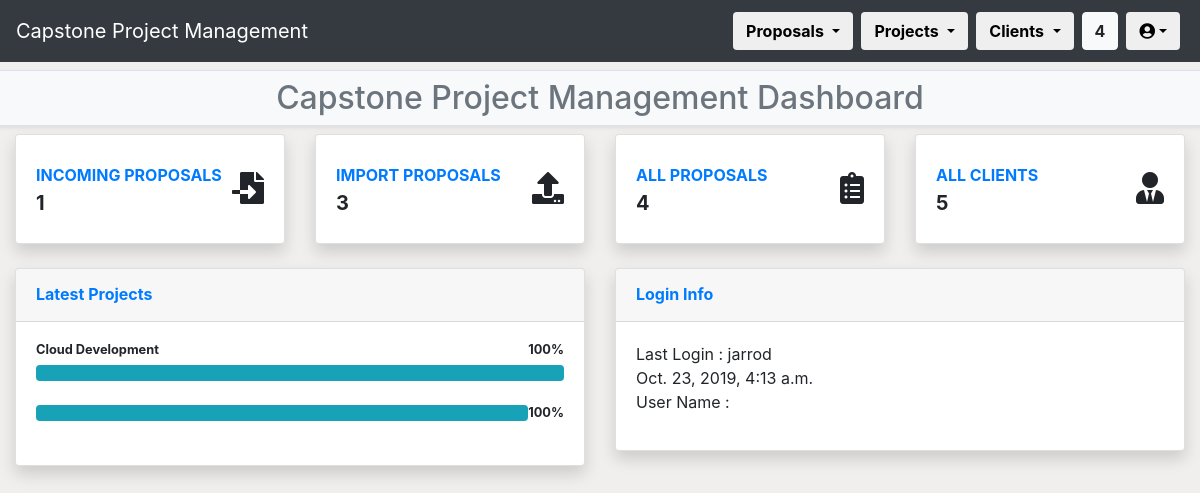
/CPPMS/index/ (signed in), run on an earlier commit of the app's database.
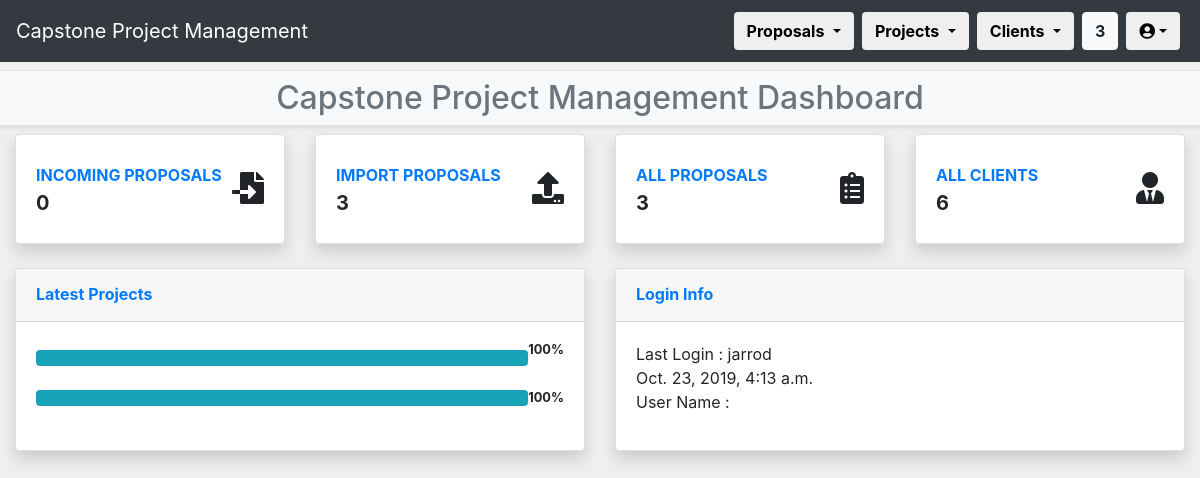
And on a later commit of the database.
### CPPMS/models.py (models this page shows, shortened)
class Project(models.Model):
    title = models.CharField(max_length=128, default="", unique=True)
    created_at = models.DateTimeField(auto_now_add=True)
    updated_at = models.DateTimeField(auto_now=True)
    category = models.CharField(max_length=128, default="")
    year = models.IntegerField(default="0000")
    completed = models.BooleanField(default=0)
    pass
    unit = models.ForeignKey(
        Unit,
        models.SET_NULL,
        blank=True,
        null=True
    )
    proposal = models.ForeignKey(
        Proposal,
        on_delete=models.CASCADE,
        blank=True,
        null=True
    )
    internal_supervisor = models.ForeignKey(
        Internal_Supervisor,
        models.SET_NULL,
        blank=True,
        null=True
    )
    group = models.ForeignKey(
        Group,
        models.SET_NULL,
        blank=True,
        null=True
    )

### CPPMS/views.py (the view)
# urls.py: path("index/", views.index, name="index"),
@login_required(login_url="/CPPMS/login/")
def index(request):
    username = request.user.first_name + " " + request.user.last_name
    last_login = request.user.last_login
    login_user = request.user.username
    print (last_login)
    count()
    title = "Home"
    projects = Project.objects.all()
    projects_count = Project.objects.all().count()
    projects_ren = list(range(0,projects_count))
    return render(
        request,
        "home.html",
        {
            "count": count,
            "username": username,
            "projects":projects,
            "projects_ren":projects_ren,
            "last_login":last_login,
            "login_user":login_user,
            "title":title
        }
    )

### CPPMS/views.py (called while the page is built)
def count():
    count = []
    count_web = Incoming_Proposal.proposals.all().count()
    count_word = Upload_Proposal.objects.all().count()
    count_all = count_web + count_word
    count_all_proposal = Proposal.objects.all().count()
    count_all_client = Client.objects.all().count()
    count = [count_web, count_word, count_all,count_all_proposal,count_all_client]
    return count

### CPPMS/templates/home.html (shortened to what the changed rows need)
{% extends "index.html" %}
{% block index_page_content %}
<div class="row bg-light border rounded mt-2 mb-2 shadow-sm">
    <div class="col-12 mt-2">
        <div class="text-secondary text-center">
            <h2>Capstone Project Management Dashboard</h2>
        </div>
    </div>
</div>
<div class="row">
    <div class="col">
        <div class="container-fluid">
            <div class="row">
                <div class="col-xl-3 col-md-6 mb-4">
                    <div class="card border-left-primary shadow h-100 py-2">
                        <div class="card-body">
                            <div class="row no-gutters align-items-center">
                                <div class="col mr-2">
                                    <div class="text-xs font-weight-bold text-uppercase mb-1"><a href="{% url 'incoming_proposal' %}">Incoming Proposals</a></div>
                                    <div class="h5 mb-0 font-weight-bold text-gray-800">{{ count.0 }}</div>
                                </div>
                            </div>
                        </div>
                    </div>
                </div>
                <div class="col-xl-3 col-md-6 mb-4">
                    <div class="card border-left-info shadow h-100 py-2">
                        <div class="card-body">
                            <div class="row no-gutters align-items-center">
                                <div class="col mr-2">
                                    <div class="row no-gutters align-items-center">
                                        <div class="col-auto">
                                            <div class="h5 mb-0 mr-3 font-weight-bold text-gray-800">{{ count.3 }}</div>
                                        </div>
                                    </div>
                                </div>
                            </div>
                        </div>
                    </div>
                </div>
                <div class="col-xl-3 col-md-6 mb-4">
                    <div class="card border-left-warning shadow h-100 py-2">
                        <div class="card-body">
                            <div class="row no-gutters align-items-center">
                                <div class="col mr-2">
                                    <div class="text-xs font-weight-bold text-uppercase mb-1"><a href="{% url 'client_list' %}">All Clients</a></div>
                                    <div class="h5 mb-0 font-weight-bold text-gray-800">{{ count.4 }}</div>
                                </div>
                            </div>
                        </div>
                    </div>
                </div>
            </div>
            <div class="row">
                <div class="col-lg-6 mb-4">
                    <div class="card shadow mb-4">
                        <div class="card-body">
                            <h4 class="small font-weight-bold">{{projects.0.title}} <span class="float-right">100%</span></h4>
                            <div class="progress mb-4">
                                <div class="progress-bar bg-info" role="progressbar" style="width: 100%" aria-valuenow="80" aria-valuemin="0" aria-valuemax="100"></div>
                            </div>
                            <h4 class="small font-weight-bold">{{projects.1.title}} <span class="float-right">100%</span></h4>
                            <div class="progress mb-4">
                                <div class="progress-bar bg-info" role="progressbar" style="width: 100%" aria-valuenow="80" aria-valuemin="0" aria-valuemax="100"></div>
                            </div>
                        </div>
                    </div>
                </div>
            </div>
        </div>
    </div>
</div>
{% endblock %}

What changed in the data, as far as the page shows it:
removed Project: title "Cloud Development"
Also different on the page:
{{ count.2 }}: "4" → "3"
{{ count.0 }}: "1" → "0"
{{ count.3 }}: "4" → "3"
{{ count.4 }}: "5" → "6"
